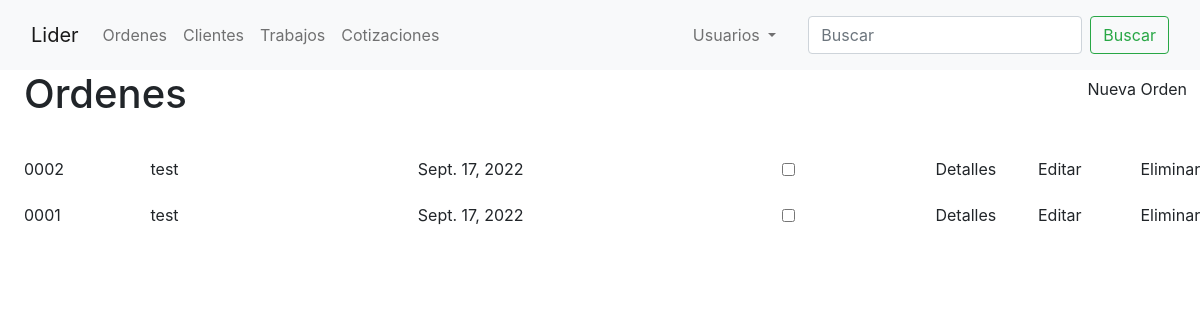
Before: / with the older database file.
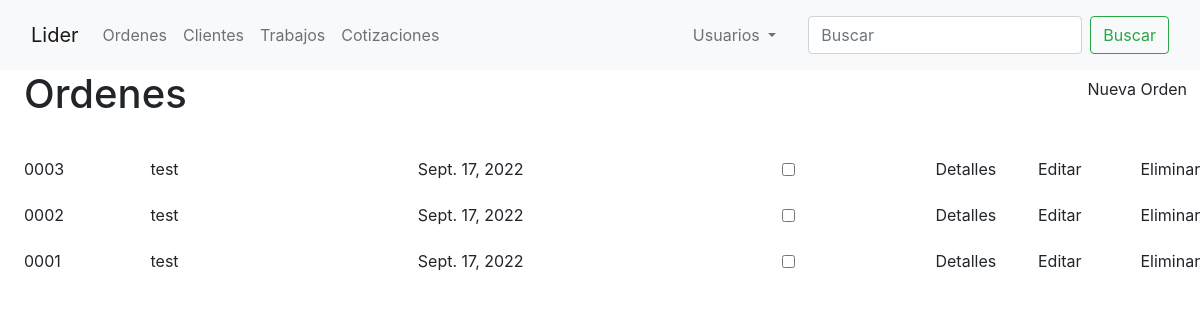
After: the same page with the newer database file.
### orders/models.py (models this page shows, shortened)
class OrderItem(models.Model):
    order = models.ForeignKey(Order, on_delete=models.CASCADE)
    lider = models.ForeignKey(Lider, on_delete=models.DO_NOTHING)
    customer = models.ForeignKey(Customer, on_delete=models.SET_NULL, null=True)
    finished = models.BooleanField()

class Customer(models.Model):
    name_company = models.CharField(verbose_name='Nombre/Empresa', max_length=50)
    email = models.EmailField(verbose_name='Correo', null=True)
    phone_number = models.CharField(verbose_name='Telefono', max_length=10, validators=[RegexValidator(r'^\d{1,10}$')])
    address = models.CharField(verbose_name='Domicilio', max_length=100, null=True)
    shipping = models.BooleanField(verbose_name='Entrega a domicilio')
    def __str__(self):
        return self.name_company

class Order(models.Model):
    customer = models.ForeignKey(Customer, on_delete=models.CASCADE)
    lider_id = models.ForeignKey(Lider, on_delete=models.CASCADE)
    date_ordered = models.DateField('Fecha ordenada', auto_now=True)
    expected_delivery_date = models.DateField('Fecha esperada de Entrega', auto_now=True)
    quantity_ordered = models.PositiveIntegerField(verbose_name='Cantidad Solicitada', default=0)
    complete = models.BooleanField(verbose_name='Terminado', default=False)
    delivered = models.BooleanField(verbose_name='entregado', default=False)
    paid = models.BooleanField(verbose_name='pagado', default=False)

### orders/views.py (the view)
# urls.py: path('', OrderView.as_view(), name='home'),
class OrderView(generic.ListView):
    model = models.OrderItem
    template_name = 'orders/order.html'
    ordering = ['-id']

### orders/templates/orders/order.html (shortened to what this page needs)
{% extends 'base.html' %}
{% block content %}
    <div class="row mb-4">
        <div class="col ms-4">
            <h1>Ordenes</h1>
        </div>
        <div class="col-auto">
            <h4><a class="btn" href="{% url 'order-create' %}">Nueva Orden</a></h4>
        </div>
    </div>
    {% for order in object_list %}
        <div class="row mb-2">
            <a class="col-1 mx-4 my-auto link-dark container-sm" href="{% url 'order-detail' order.id %}">{{ order.id |stringformat:'04d'}}</a>
            <a class="col mx-auto my-auto link-dark"
               href="{% url 'customer-detail' order.customer.id %}">{{ order.customer }}</a>
            <div class="col my-auto">{{ order.order.date_ordered }}</div>
            <input  type="checkbox" class="col my-auto"{{ order.finished }}>
            <div class="col-1"><a href="{% url 'order-detail' order.id %}" class="btn">Detalles</a></div>
            <div class="col-1"><a href="{% url 'order-update' order.id %}" class="btn">Editar</a></div>
            <div class="col-1"><a href="{% url 'order-delete' order.id %}" class="btn">Eliminar</a></div>
        </div>
    {% endfor %}
{% endblock %}

Changed rows visible on the page:
added OrderItem: id "0003", customer "test", order.date_ordered "Sept. 17, 2022"
